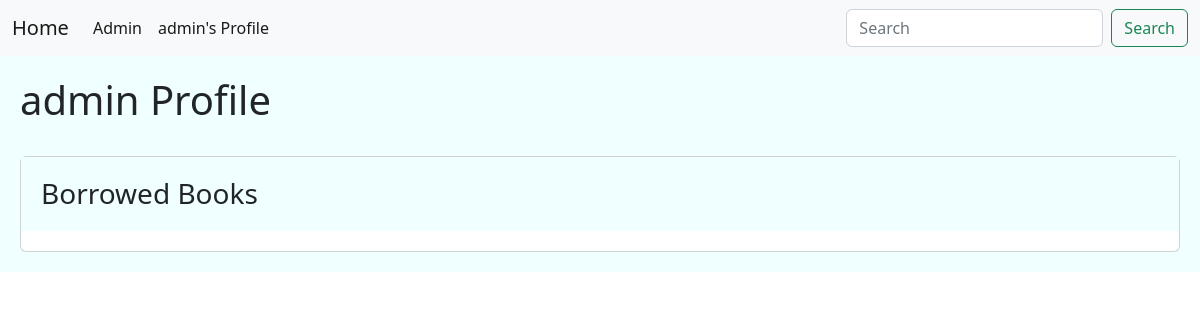
The app's page /users/1/ (signed in), older data.
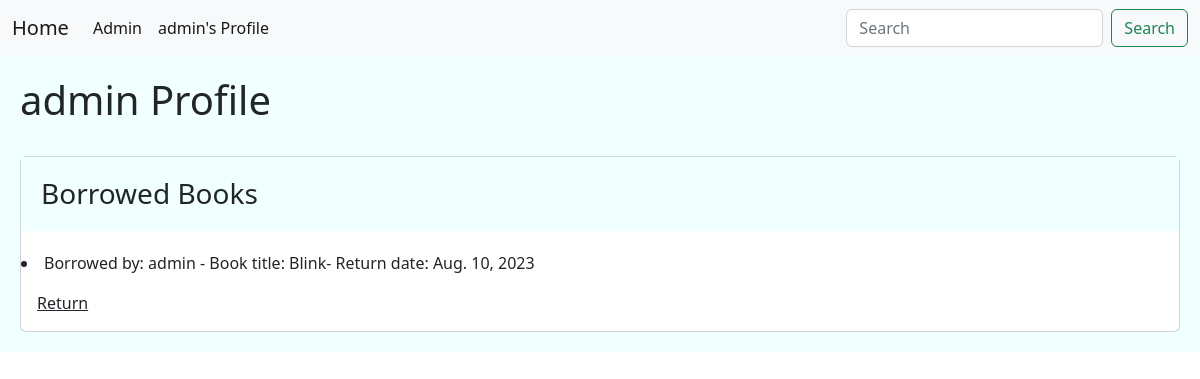
The same page, newer data.
### library/models.py (models this page shows, shortened)
class BorrowedBook(models.Model):
    user = models.ForeignKey(User, on_delete=models.CASCADE)
    book = models.ForeignKey(Books, on_delete=models.CASCADE)
    borrow_date = models.DateField()
    return_date = models.DateField(null=True, blank=True)

class Books(models.Model):
    title = models.CharField(max_length=100)
    copies_available = models.PositiveIntegerField(default=4)
    def __str__(self):
        return self.title

### library/views.py (the view)
# urls.py: path('users/<int:user_id>/',views.UserProfile.as_view(), name='user'),
class UserProfile(LoginRequiredMixin,View):
    template_class = 'library/user_profile.html'
    def get(self,request, user_id):
        user = User.objects.get(id=user_id)
        borrowed_books = BorrowedBook.objects.filter(user=user.id)
        return render(request,self.template_class,{'borrowed_books': borrowed_books,'user':user})

### library/templates/library/user_profile.html (shortened to what this page needs)
<!DOCTYPE html>
<html lang="en">
<head>
    <link href="https://cdn.jsdelivr.net/npm/bootstrap@5.2.0-beta1/dist/css/bootstrap.min.css" rel="stylesheet">
</head>
<body>
{% include 'include/navbar.html' %}
<div class="jumbotron">
    {% block content %} <H1> {{ user }} Profile </H1>
     <br/>
    <div class="card">
        <h3 class="card-title jumbotron">Borrowed Books</h3>
    {% for i in borrowed_books %}
    <li> Borrowed by: {{i.user}} - Book title: {{i.book}}- Return date: {{i.return_date}} </li>
    <a class="card-body" href="{% url 'library:return' i.id  %}" >Return</a>
    {% endfor %}
    {% endblock %}
</div>
</body>
</html>

Row changes from the older to the newer data that the page shows:
added BorrowedBook: user "admin", book "Blink", return_date "Aug. 10, 2023"
